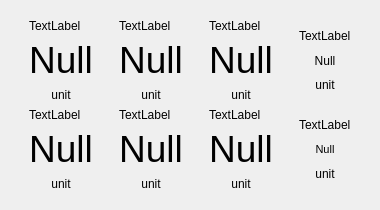
                 <widget class="QFrame" name="pagesContainer">
                  <property name="styleSheet">
                   <string notr="true"/>
                  </property>
                  <property name="frameShape">
                   <enum>QFrame::NoFrame</enum>
                  </property>
                  <property name="frameShadow">
                   <enum>QFrame::Raised</enum>
                  </property>
                  <layout class="QVBoxLayout" name="verticalLayout_15">
                   <property name="spacing">
                    <number>0</number>
                   </property>
                   <property name="leftMargin">
                    <number>10</number>
                   </property>
                   <property name="topMargin">
                    <number>10</number>
                   </property>
                   <property name="rightMargin">
                    <number>10</number>
                   </property>
                   <property name="bottomMargin">
                    <number>10</number>
                   </property>
                   <item>
                    <widget class="QStackedWidget" name="stackedWidget">
                     <property name="styleSheet">
                      <string notr="true">background: transparent;</string>
                     </property>
                     <property name="currentIndex">
                      <number>0</number>
                     </property>
                     <widget class="QWidget" name="home">
                      <property name="styleSheet">
                       <string notr="true"/>
                      </property>
                      <layout class="QGridLayout" name="gridLayout_2">
                       <item row="0" column="0">
                        <widget class="QWidget" name="gridWidget" native="true">
                         <layout class="QGridLayout" name="gridLayout">
                          <property name="sizeConstraint">
                           <enum>QLayout::SetMaximumSize</enum>
                          </property>
                          <property name="leftMargin">
                           <number>0</number>
                          </property>
                          <property name="topMargin">
                           <number>0</number>
                          </property>
                          <property name="rightMargin">
                           <number>0</number>
                          </property>
                          <property name="bottomMargin">
                           <number>0</number>
                          </property>
                          <item row="0" column="1">
                           <layout class="QVBoxLayout" name="verticalLayout_9">
                            <property name="leftMargin">
                             <number>10</number>
                            </property>
                            <property name="rightMargin">
                             <number>10</number>
                            </property>
                            <item>
                             <widget class="QLabel" name="name_2">
                              <property name="maximumSize">
                               <size>
                                <width>16777215</width>
                                <height>50</height>
                               </size>
                              </property>
                              <property name="text">
                               <string>TextLabel</string>
                              </property>
                              <property name="alignment">
                               <set>Qt::AlignBottom|Qt::AlignLeading|Qt::AlignLeft</set>
                              </property>
                             </widget>
                            </item>
                            <item>
                             <widget class="QLabel" name="value_2">
                              <property name="styleSheet">
                               <string notr="true">font: 48pt;</string>
                              </property>
                              <property name="text">
                               <string>&lt;html&gt;&lt;head/&gt;&lt;body&gt;&lt;p&gt;&lt;span style=&quot; font-size:28pt;&quot;&gt;Null&lt;/span&gt;&lt;/p&gt;&lt;/body&gt;&lt;/html&gt;</string>
                              </property>
                              <property name="alignment">
                               <set>Qt::AlignCenter</set>
                              </property>
                             </widget>
                            </item>
                            <item>
                             <widget class="QLabel" name="unit_2">
                              <property name="maximumSize">
                               <size>
                                <width>16777215</width>
                                <height>50</height>
                               </size>
                              </property>
                              <property name="text">
                               <string>unit</string>
                              </property>
                              <property name="alignment">
                               <set>Qt::AlignHCenter|Qt::AlignTop</set>
                              </property>
                             </widget>
                            </item>
                           </layout>
                          </item>
                          <item row="0" column="3">
                           <layout class="QVBoxLayout" name="verticalLayout_21">
                            <property name="leftMargin">
                             <number>10</number>
                            </property>
                            <property name="rightMargin">
                             <number>10</number>
                            </property>
                            <item>
                             <widget class="QLabel" name="name_6">
                              <property name="maximumSize">
                               <size>
                                <width>16777215</width>
                                <height>50</height>
                               </size>
                              </property>
                              <property name="text">
                               <string>TextLabel</string>
                              </property>
                              <property name="alignment">
                               <set>Qt::AlignBottom|Qt::AlignLeading|Qt::AlignLeft</set>
                              </property>
                             </widget>
                            </item>
                            <item>
                             <widget class="QLabel" name="value_6">
                              <property name="text">
                               <string>Null</string>
                              </property>
                              <property name="alignment">
                               <set>Qt::AlignCenter</set>
                              </property>
                             </widget>
                            </item>
                            <item>
                             <widget class="QLabel" name="unit_6">
                              <property name="maximumSize">
                               <size>
                                <width>16777215</width>
                                <height>50</height>
                               </size>
                              </property>
                              <property name="text">
                               <string>unit</string>
                              </property>
                              <property name="alignment">
                               <set>Qt::AlignHCenter|Qt::AlignTop</set>
                              </property>
                             </widget>
                            </item>
                           </layout>
                          </item>
                          <item row="1" column="0">
                           <layout class="QVBoxLayout" name="verticalLayout_17">
                            <property name="leftMargin">
                             <number>10</number>
                            </property>
                            <property name="rightMargin">
                             <number>10</number>
                            </property>
                            <item>
                             <widget class="QLabel" name="name_1">
                              <property name="maximumSize">
                               <size>
                                <width>16777215</width>
                                <height>50</height>
                               </size>
                              </property>
                              <property name="text">
                               <string>TextLabel</string>
                              </property>
                              <property name="alignment">
                               <set>Qt::AlignBottom|Qt::AlignLeading|Qt::AlignLeft</set>
                              </property>
                             </widget>
                            </item>
                            <item>
                             <widget class="QLabel" name="value_1">
                              <property name="styleSheet">
                               <string notr="true">font: 48pt;</string>
                              </property>
                              <property name="text">
                               <string>&lt;html&gt;&lt;head/&gt;&lt;body&gt;&lt;p&gt;&lt;span style=&quot; font-size:28pt;&quot;&gt;Null&lt;/span&gt;&lt;/p&gt;&lt;/body&gt;&lt;/html&gt;</string>
                              </property>
                              <property name="alignment">
                               <set>Qt::AlignCenter</set>
                              </property>
                             </widget>
                            </item>
                            <item>
                             <widget class="QLabel" name="unit_1">
                              <property name="maximumSize">
                               <size>
                                <width>16777215</width>
                                <height>50</height>
                               </size>
                              </property>
                              <property name="text">
                               <string>unit</string>
                              </property>
                              <property name="alignment">
                               <set>Qt::AlignHCenter|Qt::AlignTop</set>
                              </property>
                             </widget>
                            </item>
                           </layout>
                          </item>
                          <item row="0" column="0">
                           <layout class="QVBoxLayout" name="verticalLayout_4">
                            <property name="leftMargin">
                             <number>10</number>
                            </property>
                            <property name="rightMargin">
                             <number>10</number>
                            </property>
                            <item>
                             <widget class="QLabel" name="name_0">
                              <property name="maximumSize">
                               <size>
                                <width>16777215</width>
                                <height>50</height>
                               </size>
                              </property>
                              <property name="text">
                               <string>TextLabel</string>
                              </property>
                              <property name="alignment">
                               <set>Qt::AlignBottom|Qt::AlignLeading|Qt::AlignLeft</set>
                              </property>
                             </widget>
                            </item>
                            <item>
                             <widget class="QLabel" name="value_0">
                              <property name="enabled">
                               <bool>true</bool>
                              </property>
                              <property name="font">
                               <font>
                                <family>Segoe UI</family>
                                <pointsize>48</pointsize>
                                <weight>50</weight>
                                <italic>false</italic>
                                <bold>false</bold>
                               </font>
                              </property>
                              <property name="contextMenuPolicy">
                               <enum>Qt::DefaultContextMenu</enum>
                              </property>
                              <property name="styleSheet">
                               <string notr="true">font: 48pt;</string>
                              </property>
                              <property name="text">
                               <string>&lt;html&gt;&lt;head/&gt;&lt;body&gt;&lt;p&gt;&lt;span style=&quot; font-size:28pt;&quot;&gt;Null&lt;/span&gt;&lt;/p&gt;&lt;/body&gt;&lt;/html&gt;</string>
                              </property>
                              <property name="alignment">
                               <set>Qt::AlignCenter</set>
                              </property>
                             </widget>
                            </item>
                            <item>
                             <widget class="QLabel" name="unit_0">
                              <property name="maximumSize">
                               <size>
                                <width>16777215</width>
                                <height>50</height>
                               </size>
                              </property>
                              <property name="text">
                               <string>unit</string>
                              </property>
                              <property name="alignment">
                               <set>Qt::AlignHCenter|Qt::AlignTop</set>
                              </property>
                             </widget>
                            </item>
                           </layout>
                          </item>
                          <item row="1" column="1">
                           <layout class="QVBoxLayout" name="verticalLayout_18">
                            <property name="leftMargin">
                             <number>10</number>
                            </property>
                            <property name="rightMargin">
                             <number>10</number>
                            </property>
                            <item>
                             <widget class="QLabel" name="name_3">
                              <property name="maximumSize">
                               <size>
                                <width>16777215</width>
                                <height>50</height>
                               </size>
                              </property>
                              <property name="text">
                               <string>TextLabel</string>
                              </property>
                              <property name="alignment">
                               <set>Qt::AlignBottom|Qt::AlignLeading|Qt::AlignLeft</set>
                              </property>
                             </widget>
                            </item>
                            <item>
                             <widget class="QLabel" name="value_3">
                              <property name="styleSheet">
                               <string notr="true">font: 48pt;</string>
                              </property>
                              <property name="text">
                               <string>&lt;html&gt;&lt;head/&gt;&lt;body&gt;&lt;p&gt;&lt;span style=&quot; font-size:28pt;&quot;&gt;Null&lt;/span&gt;&lt;/p&gt;&lt;/body&gt;&lt;/html&gt;</string>
                              </property>
                              <property name="alignment">
                               <set>Qt::AlignCenter</set>
                              </property>
                             </widget>
                            </item>
                            <item>
                             <widget class="QLabel" name="unit_3">
                              <property name="maximumSize">
                               <size>
                                <width>16777215</width>
                                <height>50</height>
                               </size>
                              </property>
                              <property name="text">
                               <string>unit</string>
                              </property>
                              <property name="alignment">
                               <set>Qt::AlignHCenter|Qt::AlignTop</set>
                              </property>
                             </widget>
                            </item>
                           </layout>
                          </item>
                          <item row="0" column="2">
                           <layout class="QVBoxLayout" name="verticalLayout_16">
                            <property name="leftMargin">
                             <number>10</number>
                            </property>
                            <property name="rightMargin">
                             <number>10</number>
                            </property>
                            <item>
                             <widget class="QLabel" name="name_4">
                              <property name="maximumSize">
                               <size>
                                <width>16777215</width>
                                <height>50</height>
                               </size>
                              </property>
                              <property name="text">
                               <string>TextLabel</string>
                              </property>
                              <property name="alignment">
                               <set>Qt::AlignBottom|Qt::AlignLeading|Qt::AlignLeft</set>
                              </property>
                             </widget>
                            </item>
                            <item>
                             <widget class="QLabel" name="value_4">
                              <property name="styleSheet">
                               <string notr="true">font: 48pt;</string>
                              </property>
                              <property name="text">
                               <string>&lt;html&gt;&lt;head/&gt;&lt;body&gt;&lt;p&gt;&lt;span style=&quot; font-size:28pt;&quot;&gt;Null&lt;/span&gt;&lt;/p&gt;&lt;/body&gt;&lt;/html&gt;</string>
                              </property>
                              <property name="alignment">
                               <set>Qt::AlignCenter</set>
                              </property>
                             </widget>
                            </item>
                            <item>
                             <widget class="QLabel" name="unit_4">
                              <property name="maximumSize">
                               <size>
                                <width>16777215</width>
                                <height>50</height>
                               </size>
                              </property>
                              <property name="text">
                               <string>unit</string>
                              </property>
                              <property name="alignment">
                               <set>Qt::AlignHCenter|Qt::AlignTop</set>
                              </property>
                             </widget>
                            </item>
                           </layout>
                          </item>
                          <item row="1" column="2">
                           <layout class="QVBoxLayout" name="verticalLayout_19">
                            <property name="leftMargin">
                             <number>10</number>
                            </property>
                            <property name="rightMargin">
                             <number>10</number>
                            </property>
                            <item>
                             <widget class="QLabel" name="name_5">
                              <property name="maximumSize">
                               <size>
                                <width>16777215</width>
                                <height>50</height>
                               </size>
                              </property>
                              <property name="text">
                               <string>TextLabel</string>
                              </property>
                              <property name="alignment">
                               <set>Qt::AlignBottom|Qt::AlignLeading|Qt::AlignLeft</set>
                              </property>
                             </widget>
                            </item>
                            <item>
                             <widget class="QLabel" name="value_5">
                              <property name="styleSheet">
                               <string notr="true">font: 48pt;</string>
                              </property>
                              <property name="text">
                               <string>&lt;html&gt;&lt;head/&gt;&lt;body&gt;&lt;p&gt;&lt;span style=&quot; font-size:28pt;&quot;&gt;Null&lt;/span&gt;&lt;/p&gt;&lt;/body&gt;&lt;/html&gt;</string>
                              </property>
                              <property name="alignment">
                               <set>Qt::AlignCenter</set>
                              </property>
                             </widget>
                            </item>
                            <item>
                             <widget class="QLabel" name="unit_5">
                              <property name="maximumSize">
                               <size>
                                <width>16777215</width>
                                <height>50</height>
                               </size>
                              </property>
                              <property name="text">
                               <string>unit</string>
                              </property>
                              <property name="alignment">
                               <set>Qt::AlignHCenter|Qt::AlignTop</set>
                              </property>
                             </widget>
                            </item>
                           </layout>
                          </item>
                          <item row="1" column="3">
                           <layout class="QVBoxLayout" name="verticalLayout_22">
                            <property name="leftMargin">
                             <number>10</number>
                            </property>
                            <property name="rightMargin">
                             <number>10</number>
                            </property>
                            <item>
                             <widget class="QLabel" name="name_7">
                              <property name="maximumSize">
                               <size>
                                <width>16777215</width>
                                <height>50</height>
                               </size>
                              </property>
                              <property name="text">
                               <string>TextLabel</string>
                              </property>
                              <property name="alignment">
                               <set>Qt::AlignBottom|Qt::AlignLeading|Qt::AlignLeft</set>
                              </property>
                             </widget>
                            </item>
                            <item>
                             <widget class="QLabel" name="value_7">
                              <property name="font">
                               <font>
                                <family>Segoe UI</family>
                                <pointsize>10</pointsize>
                                <weight>50</weight>
                                <italic>false</italic>
                                <bold>false</bold>
                               </font>
                              </property>
                              <property name="text">
                               <string>&lt;html&gt;&lt;head/&gt;&lt;body&gt;&lt;p&gt;&lt;span style=&quot; font-size:8pt;&quot;&gt;Null&lt;/span&gt;&lt;/p&gt;&lt;/body&gt;&lt;/html&gt;</string>
                              </property>
                              <property name="alignment">
                               <set>Qt::AlignCenter</set>
                              </property>
                             </widget>
                            </item>
                            <item>
                             <widget class="QLabel" name="unit_7">
                              <property name="maximumSize">
                               <size>
                                <width>16777215</width>
                                <height>50</height>
                               </size>
                              </property>
                              <property name="text">
                               <string>unit</string>
                              </property>
                              <property name="alignment">
                               <set>Qt::AlignHCenter|Qt::AlignTop</set>
                              </property>
                             </widget>
                            </item>
                           </layout>
                          </item>
                         </layout>
                        </widget>
                       </item>
                      </layout>
                     </widget>
                     <widget class="QWidget" name="widgets">
                      <property name="styleSheet">
                       <string notr="true">b</string>
                      </property>
                      <layout class="QVBoxLayout" name="verticalLayout">
                       <property name="spacing">
                        <number>10</number>
                       </property>
                       <property name="leftMargin">
                        <number>10</number>
                       </property>
                       <property name="topMargin">
                        <number>10</number>
                       </property>
                       <property name="rightMargin">
                        <number>10</number>
                       </property>
                       <property name="bottomMargin">
                        <number>10</number>
                       </property>
                      </layout>
                     </widget>
                     <widget class="QWidget" name="new_page">
                      <layout class="QVBoxLayout" name="verticalLayout_20">
                       <item>
                        <widget class="QLabel" name="label">
                         <property name="text">
                          <string>NEW PAGE TEST</string>
                         </property>
                         <property name="alignment">
                          <set>Qt::AlignCenter</set>
                         </property>
                        </widget>
                       </item>
                      </layout>
                     </widget>
                    </widget>
                   </item>
                  </layout>
                 </widget>
